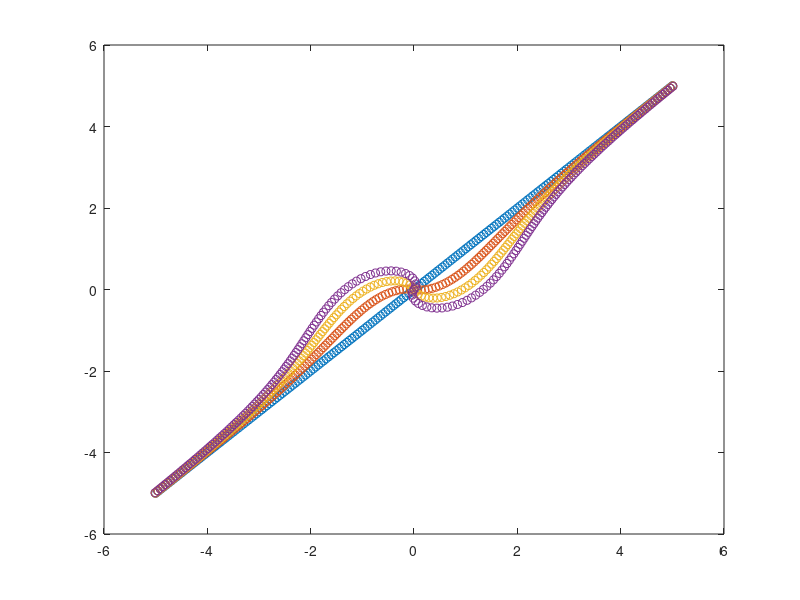

MATLAB code for this plot:
clear all; close all; clc;
%create some points
x = -5:.05:5;
y = [x;x];

%w = -pi:.1:pi;
%y = [cos(w)+.1; sin(w)+.1];

f = @(t) exp(-1*norm(t));
%f = @(t) norm(t);
%f = @(t) 1./(1+norm(t));
Theta = [cos(pi/4) -sin(pi/4); sin(pi/4) cos(pi/4)];
S = @(x) [cos(f(x)) sin(f(x)); -sin(f(x)) cos(f(x))]*x;
S = @(x) [cos(f(Theta*x)) sin(f(Theta*x)); -sin(f(Theta*x)) cos(f(Theta*x))]*x;
for i=1:length(y)
    t(:,i) = S(y(:,i));
end
for i=1:length(y)
    t2(:,i) = S(t(:,i));
end
for i=1:length(y)
    t3(:,i) = S(t2(:,i));
end
for i=1:length(y)
    t4(:,i) = S(t3(:,i));
end
for i=1:length(y)
    t5(:,i) = S(t4(:,i));
end
for i=1:length(y)
    t6(:,i) = S(t5(:,i));
end
% figure;
% plot(y(1,:),y(2,:),'o',t(1,:),t(2,:),'o');
% legend('Data','Twisted')
figure;
plot(y(1,:),y(2,:),'o',t(1,:),t(2,:),'o',t2(1,:),t2(2,:),'o',t3(1,:),t3(2,:),'o');
% plot(y(1,:),y(2,:),'o');
% figure;
% plot(t(1,:),t(2,:),'o');
% figure;
% plot(t2(1,:),t2(2,:),'o');
% figure;
% plot(t3(1,:),t3(2,:),'o');
% figure;
% plot(t4(1,:),t4(2,:),'o');
% figure;
% plot(t5(1,:),t5(2,:),'o');
% figure;
% plot(t6(1,:),t6(2,:),'o');
% figure;
% plot(y(1,:),y(2,:),'o',t(1,:),t(2,:),'o',t2(1,:),t2(2,:),'o',t3(1,:),t3(2,:),'o',t4(1,:),t4(2,:),'o',t5(1,:),t5(2,:),'o',t6(1,:),t6(2,:),'o');
%legend('Data','1 Twist','2 Twist','3 Twist');
